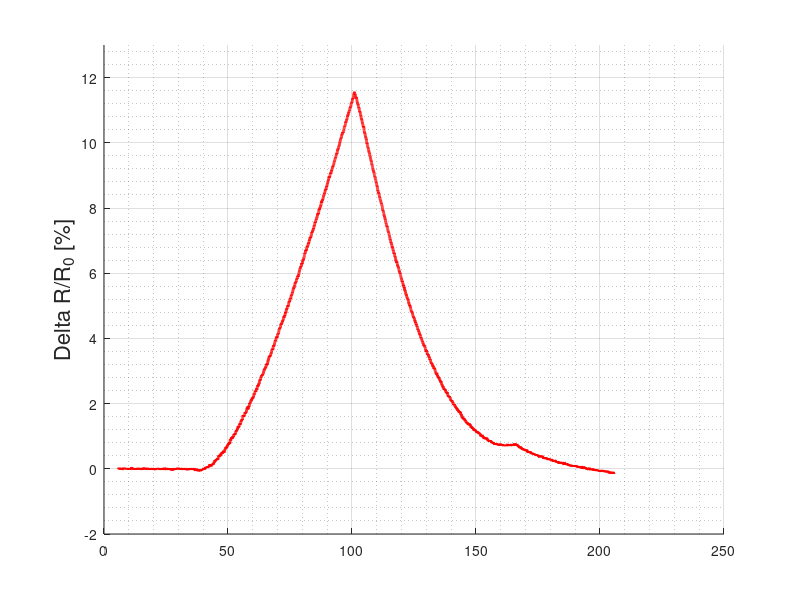

Write MATLAB code to recreate this figure. (Note: this script raises an error after producing the figure.)
clear,clc,close all

%read data from labview file
Fid1 = fopen('Experimental_Electrode_Voltage_Data_30uA_Current.txt','r');
tline = fgets(Fid1);
elecdata = textscan(Fid1, '%f%f', 'Delimiter', ' ');
fclose(Fid1);

%separate data into matrices
time = elecdata{1,1};
voltage = elecdata{1,2};

%calculate resistance using ohms law
resistance = voltage./(30*10^(-6));

%find baseline resistance lazy way
R0 = 0;
ctr = 0;
for x = 30:60
    R0 = R0 + resistance(x);
    ctr = ctr + 1;
end

%R0 is average of first few readings
R0 = R0 / ctr;

%read data from microstrain daq
Fid2 = fopen('Strain.txt','r');
tline = fgets(Fid2);
strain = textscan(Fid2, '%f%s%f%f', 'Delimiter', ' ');
fclose(Fid2);

scan = strain{1,1};
straintimestr = strain{1,2};

straintime = zeros(length(straintimestr),1);

%convert time to seconds in strain file
for x = 1:length(straintimestr)
    string = straintimestr{x,1};
    straintime(x) = str2double(string(end-6)) * 60 + str2double(string(end-4)) * 10 ...
        + str2double(string(end-3)) * 1 + str2double(string(end-1)) * .1 ...
        + str2double(string(end)) * .01;
end

microstrain = strain{1,3};
highlevel = strain{1,4};

figure();
hold on
grid on
grid minor

normDeltaR = 100*(resistance(20:end)-R0)./R0;
plot(time(20:end) + 5.65,normDeltaR,'r','Linewidth',2)
ylabel("\Delta R/R_0 [%]", 'FontSize', 16)
ylim([-2,13])

yyaxis right
ylabel("strain [\mu \epsilon]", 'FontSize', 18)
plot(straintime,microstrain,'b','Linewidth',2)
xlabel("time (seconds)")
ylim([-1000,3550])

legend("Resistance","Strain");
title("Change in Resistance and Strain vs Time for Wet Mixed TPU");

xlim([0,200])

ax = gca;
ax.YAxis(1).Color = 'k';
ax.YAxis(2).Color = 'k';


%find max value of strain measurement
[M1,I1] = max(microstrain);

%find max value of change in resistance
[M2,I2] = max(100*(resistance-R0)./R0);

fprintf("Max strain at time %.3fs with %d ustrain\n",straintime(I1),M1);
fprintf("Max normalized delta R at time %.3fs with %.3f delta R\n",time(I2),M2);


figure()
hold on
grid on
grid minor

straintruncated = microstrain(1:end-5632);
title("Change in Resistance vs Strain for Wet Mixed TPU");
xlabel("strain [\mu \epsilon]", 'FontSize', 18)
ylabel("\Delta R/R_0 [%]", 'FontSize', 16)

cutoffidx = 9550;
plot(straintruncated(1:cutoffidx),normDeltaR(1:cutoffidx),'r','Linewidth',2)
plot(straintruncated(cutoffidx:end),normDeltaR(cutoffidx:end),'b','Linewidth',2)
legend("Loading","Unloading");
